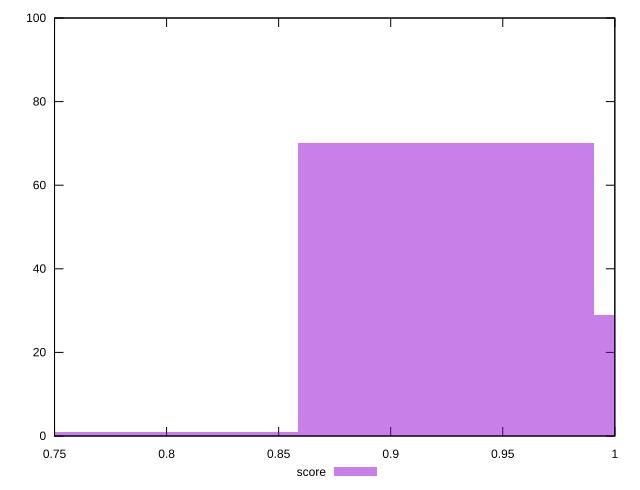

Reproduce this figure in gnuplot.
reset

$score <<EOF
0.792486977573454 1
0.924568140502363 70
1.056649303431272 29
EOF

set key outside below
set boxwidth 0.132081162928909
set xrange [0.75:1]
set yrange [0:100]
set trange [0:100]
set style fill transparent solid 0.5 noborder
set terminal svg size 640, 490 enhanced background rgb 'white'
set output "report_00018_2021-02-10T15-25-16.877Z/unused-css-rules/samples/pages+cached+noadtech+nomedia/score/histogram.svg"

plot $score title "score" with boxes

reset
